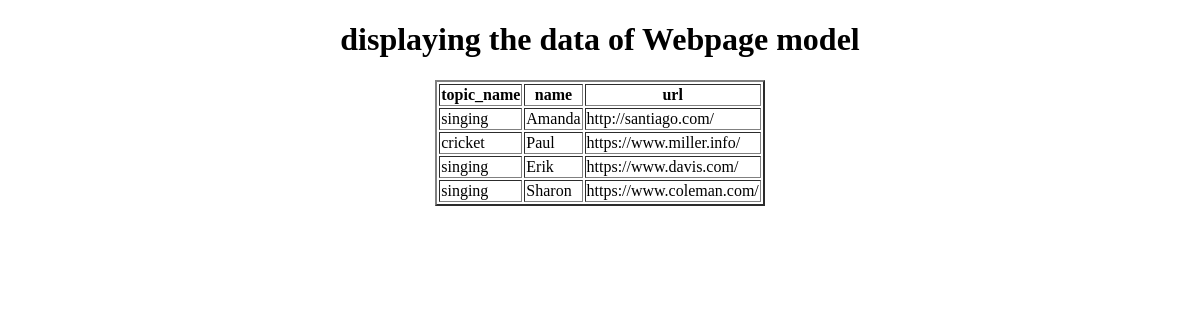
The page /displaywebpages/ on the database as committed earlier.
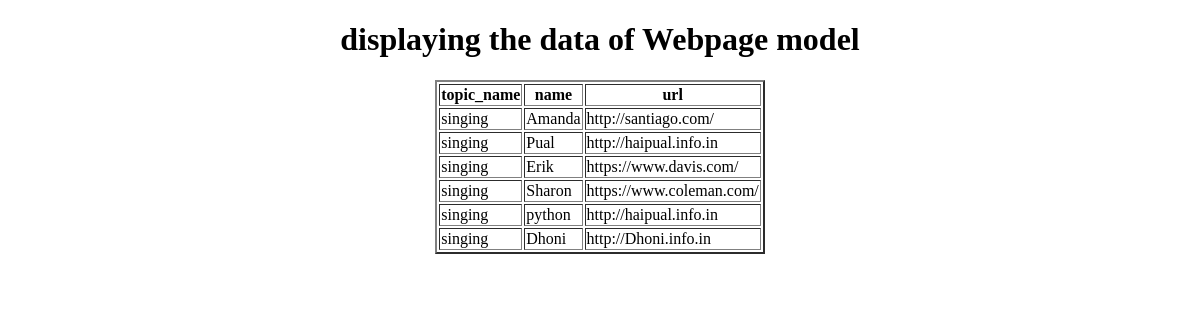
The same page on the database as committed later.
### app/models.py (models this page shows, shortened)
class Webpage(models.Model):
    topic_name=models.ForeignKey(Topic,on_delete=models.CASCADE)
    name=models.CharField(max_length=30,unique=True)
    url=models.URLField()

class Topic(models.Model):
    topic_name=models.CharField(max_length=50,primary_key=True)
    def __str__(self):
        return self.topic_name

### app/views.py (the view)
# urls.py: path('displaywebpages/',views.display_webpage,name='display_webpage'),
def display_webpage(request):
    webpages=Webpage.objects.all()
    return render(request,'display_webpage.html',context={'webpages':webpages})

### templates/display_webpage.html (shortened to what this page needs)
<!DOCTYPE html>
<html lang="en">
<head>
</head>
<body>
    <center>
        <h1>displaying the data of Webpage model</h1>
        <table border='2px'>
            <tr><th>topic_name</th>
                <th>name</th>
                <th>url</th>
            </tr>
            {% for webpage in webpages %}
            <tr>
                <td>{{webpage.topic_name}}</td>
                <td>{{webpage.name}}</td>
                <td>{{webpage.url}}</td>
            </tr>
            {% endfor %}
        </table>
    </center>
</body>
</html>

Rows that differ between the two databases and show on the page:
changed Webpage: topic_name "cricket" → "singing"; name "Paul" → "Pual"; url "https://www.miller.info/" → "http://haipual.info.in"
added Webpage: topic_name "singing", name "python", url "http://haipual.info.in"
added Webpage: topic_name "singing", name "Dhoni", url "http://Dhoni.info.in"
